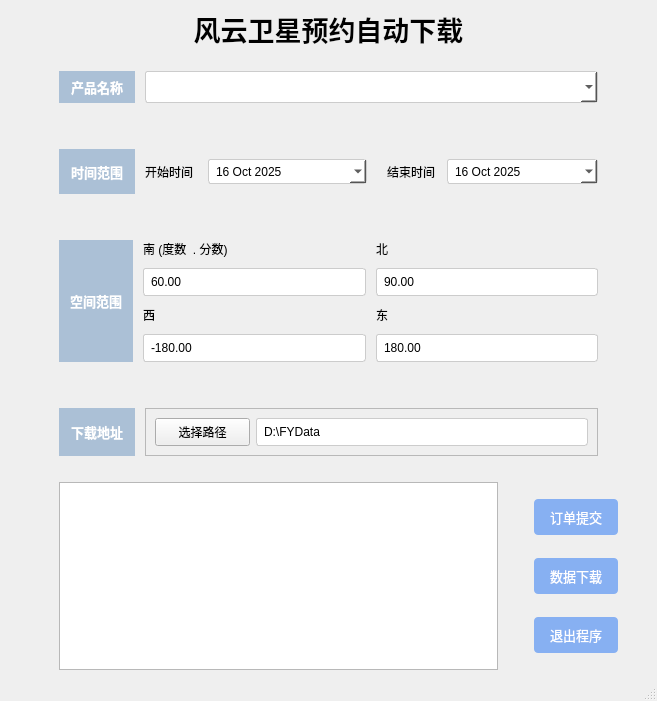
<?xml version="1.0" encoding="UTF-8"?>
<ui version="4.0">
 <class>MainWindow</class>
 <widget class="QMainWindow" name="MainWindow">
  <property name="geometry">
   <rect>
    <x>0</x>
    <y>0</y>
    <width>657</width>
    <height>701</height>
   </rect>
  </property>
  <property name="minimumSize">
   <size>
    <width>600</width>
    <height>400</height>
   </size>
  </property>
  <property name="windowTitle">
   <string>MainWindow</string>
  </property>
  <widget class="QWidget" name="centralwidget">
   <property name="styleSheet">
    <string notr="true"/>
   </property>
   <layout class="QGridLayout" name="gridLayout">
    <item row="0" column="0">
     <widget class="QLabel" name="FY_head">
      <property name="sizePolicy">
       <sizepolicy hsizetype="Expanding" vsizetype="Minimum">
        <horstretch>0</horstretch>
        <verstretch>0</verstretch>
       </sizepolicy>
      </property>
      <property name="minimumSize">
       <size>
        <width>200</width>
        <height>30</height>
       </size>
      </property>
      <property name="font">
       <font>
        <family>Agency FB</family>
        <pointsize>20</pointsize>
       </font>
      </property>
      <property name="layoutDirection">
       <enum>Qt::LeftToRight</enum>
      </property>
      <property name="text">
       <string>&lt;html&gt;&lt;head/&gt;&lt;body&gt;&lt;p&gt;&lt;span style=&quot; font-weight:600;&quot;&gt;风云卫星预约自动下载&lt;/span&gt;&lt;/p&gt;&lt;/body&gt;&lt;/html&gt;</string>
      </property>
      <property name="textFormat">
       <enum>Qt::RichText</enum>
      </property>
      <property name="alignment">
       <set>Qt::AlignCenter</set>
      </property>
     </widget>
    </item>
    <item row="1" column="0">
     <layout class="QHBoxLayout" name="horizontalLayout_9" stretch="1,6">
      <property name="spacing">
       <number>10</number>
      </property>
      <property name="leftMargin">
       <number>50</number>
      </property>
      <property name="topMargin">
       <number>20</number>
      </property>
      <property name="rightMargin">
       <number>50</number>
      </property>
      <property name="bottomMargin">
       <number>20</number>
      </property>
      <item>
       <widget class="QLabel" name="label">
        <property name="sizePolicy">
         <sizepolicy hsizetype="Expanding" vsizetype="Expanding">
          <horstretch>0</horstretch>
          <verstretch>0</verstretch>
         </sizepolicy>
        </property>
        <property name="styleSheet">
         <string notr="true">background-color: #abc0d6;  /* 浅蓝背景 */
color: white;  /* 白色文字 */
font-weight: bold;  /* 加粗 */
font-size: 10pt;  /* 字号 */
padding: 6px 0;  /* 上下内边距，让文字不贴边 */</string>
        </property>
        <property name="text">
         <string>产品名称</string>
        </property>
        <property name="alignment">
         <set>Qt::AlignCenter</set>
        </property>
       </widget>
      </item>
      <item>
       <widget class="QComboBox" name="comboBox">
        <property name="sizePolicy">
         <sizepolicy hsizetype="Expanding" vsizetype="Expanding">
          <horstretch>0</horstretch>
          <verstretch>0</verstretch>
         </sizepolicy>
        </property>
        <property name="styleSheet">
         <string notr="true">border: 1px solid #CCCCCC;  /* 浅灰边框 */
border-radius: 3px;  /* 圆角 */
padding: 5px;  /* 内边距，文字不贴边 */
background-color: white;</string>
        </property>
       </widget>
      </item>
     </layout>
    </item>
    <item row="2" column="0">
     <layout class="QHBoxLayout" name="horizontalLayout_7" stretch="1,6">
      <property name="spacing">
       <number>10</number>
      </property>
      <property name="leftMargin">
       <number>50</number>
      </property>
      <property name="topMargin">
       <number>20</number>
      </property>
      <property name="rightMargin">
       <number>50</number>
      </property>
      <property name="bottomMargin">
       <number>20</number>
      </property>
      <item>
       <widget class="QLabel" name="label_2">
        <property name="sizePolicy">
         <sizepolicy hsizetype="Expanding" vsizetype="Expanding">
          <horstretch>0</horstretch>
          <verstretch>0</verstretch>
         </sizepolicy>
        </property>
        <property name="styleSheet">
         <string notr="true">background-color: #abc0d6;  /* 浅蓝背景 */
color: white;  /* 白色文字 */
font-weight: bold;  /* 加粗 */
font-size: 10pt;  /* 字号 */
padding: 6px 0;  /* 上下内边距，让文字不贴边 */</string>
        </property>
        <property name="text">
         <string>时间范围</string>
        </property>
        <property name="alignment">
         <set>Qt::AlignCenter</set>
        </property>
       </widget>
      </item>
      <item>
       <layout class="QHBoxLayout" name="horizontalLayout_6">
        <item>
         <layout class="QHBoxLayout" name="horizontalLayout_4" stretch="1,3">
          <property name="topMargin">
           <number>10</number>
          </property>
          <property name="bottomMargin">
           <number>10</number>
          </property>
          <item>
           <widget class="QLabel" name="label_10">
            <property name="sizePolicy">
             <sizepolicy hsizetype="Expanding" vsizetype="Expanding">
              <horstretch>0</horstretch>
              <verstretch>0</verstretch>
             </sizepolicy>
            </property>
            <property name="minimumSize">
             <size>
              <width>1</width>
              <height>1</height>
             </size>
            </property>
            <property name="text">
             <string>开始时间</string>
            </property>
           </widget>
          </item>
          <item>
           <widget class="QDateEdit" name="dateEdit_2">
            <property name="sizePolicy">
             <sizepolicy hsizetype="Expanding" vsizetype="Expanding">
              <horstretch>0</horstretch>
              <verstretch>0</verstretch>
             </sizepolicy>
            </property>
            <property name="minimumSize">
             <size>
              <width>1</width>
              <height>1</height>
             </size>
            </property>
            <property name="styleSheet">
             <string notr="true">border: 1px solid #CCCCCC;  /* 浅灰边框 */
border-radius: 3px;  /* 圆角 */
padding: 5px;  /* 内边距，文字不贴边 */
background-color: white;</string>
            </property>
            <property name="dateTime">
             <datetime>
              <hour>0</hour>
              <minute>0</minute>
              <second>0</second>
              <year>2025</year>
              <month>10</month>
              <day>16</day>
             </datetime>
            </property>
            <property name="calendarPopup">
             <bool>true</bool>
            </property>
           </widget>
          </item>
         </layout>
        </item>
        <item>
         <layout class="QHBoxLayout" name="horizontalLayout_5" stretch="1,3">
          <property name="leftMargin">
           <number>10</number>
          </property>
          <property name="topMargin">
           <number>10</number>
          </property>
          <property name="bottomMargin">
           <number>10</number>
          </property>
          <item>
           <widget class="QLabel" name="label_11">
            <property name="sizePolicy">
             <sizepolicy hsizetype="Expanding" vsizetype="Expanding">
              <horstretch>0</horstretch>
              <verstretch>0</verstretch>
             </sizepolicy>
            </property>
            <property name="minimumSize">
             <size>
              <width>1</width>
              <height>1</height>
             </size>
            </property>
            <property name="text">
             <string>结束时间</string>
            </property>
           </widget>
          </item>
          <item>
           <widget class="QDateEdit" name="dateEdit">
            <property name="sizePolicy">
             <sizepolicy hsizetype="Expanding" vsizetype="Expanding">
              <horstretch>0</horstretch>
              <verstretch>0</verstretch>
             </sizepolicy>
            </property>
            <property name="minimumSize">
             <size>
              <width>1</width>
              <height>1</height>
             </size>
            </property>
            <property name="styleSheet">
             <string notr="true">border: 1px solid #CCCCCC;  /* 浅灰边框 */
border-radius: 3px;  /* 圆角 */
padding: 5px;  /* 内边距，文字不贴边 */
background-color: white;</string>
            </property>
            <property name="dateTime">
             <datetime>
              <hour>0</hour>
              <minute>0</minute>
              <second>0</second>
              <year>2025</year>
              <month>10</month>
              <day>16</day>
             </datetime>
            </property>
            <property name="calendarPopup">
             <bool>true</bool>
            </property>
           </widget>
          </item>
         </layout>
        </item>
       </layout>
      </item>
     </layout>
    </item>
    <item row="3" column="0">
     <layout class="QHBoxLayout" name="horizontalLayout_8" stretch="1,3,3">
      <property name="spacing">
       <number>10</number>
      </property>
      <property name="leftMargin">
       <number>50</number>
      </property>
      <property name="topMargin">
       <number>20</number>
      </property>
      <property name="rightMargin">
       <number>50</number>
      </property>
      <property name="bottomMargin">
       <number>20</number>
      </property>
      <item>
       <widget class="QLabel" name="label_3">
        <property name="sizePolicy">
         <sizepolicy hsizetype="Expanding" vsizetype="Expanding">
          <horstretch>1</horstretch>
          <verstretch>0</verstretch>
         </sizepolicy>
        </property>
        <property name="styleSheet">
         <string notr="true">background-color:#abc0d6;  /* 浅蓝背景 */
color: white;  /* 白色文字 */
font-weight: bold;  /* 加粗 */
font-size: 10pt;  /* 字号 */
padding: 6px 0;  /* 上下内边距，让文字不贴边 */</string>
        </property>
        <property name="text">
         <string>空间范围</string>
        </property>
        <property name="alignment">
         <set>Qt::AlignCenter</set>
        </property>
       </widget>
      </item>
      <item>
       <layout class="QVBoxLayout" name="verticalLayout">
        <item>
         <widget class="QLabel" name="label_6">
          <property name="text">
           <string>南 (度数  . 分数)</string>
          </property>
         </widget>
        </item>
        <item>
         <widget class="QLineEdit" name="lineEdit_2">
          <property name="sizePolicy">
           <sizepolicy hsizetype="Expanding" vsizetype="Expanding">
            <horstretch>0</horstretch>
            <verstretch>0</verstretch>
           </sizepolicy>
          </property>
          <property name="styleSheet">
           <string notr="true">border: 1px solid #CCCCCC;  /* 浅灰边框 */
border-radius: 3px;  /* 圆角 */
padding: 5px;  /* 内边距，文字不贴边 */
background-color: white;</string>
          </property>
          <property name="text">
           <string>60.00</string>
          </property>
         </widget>
        </item>
        <item>
         <widget class="QLabel" name="label_7">
          <property name="text">
           <string>西</string>
          </property>
         </widget>
        </item>
        <item>
         <widget class="QLineEdit" name="lineEdit_5">
          <property name="sizePolicy">
           <sizepolicy hsizetype="Expanding" vsizetype="Expanding">
            <horstretch>0</horstretch>
            <verstretch>0</verstretch>
           </sizepolicy>
          </property>
          <property name="styleSheet">
           <string notr="true">border: 1px solid #CCCCCC;  /* 浅灰边框 */
border-radius: 3px;  /* 圆角 */
padding: 5px;  /* 内边距，文字不贴边 */
background-color: white;</string>
          </property>
          <property name="text">
           <string>-180.00</string>
          </property>
         </widget>
        </item>
       </layout>
      </item>
      <item>
       <layout class="QVBoxLayout" name="verticalLayout_2" stretch="0,0,0,0">
        <item>
         <widget class="QLabel" name="label_8">
          <property name="text">
           <string>北</string>
          </property>
         </widget>
        </item>
        <item>
         <widget class="QLineEdit" name="lineEdit_6">
          <property name="sizePolicy">
           <sizepolicy hsizetype="Expanding" vsizetype="Expanding">
            <horstretch>0</horstretch>
            <verstretch>0</verstretch>
           </sizepolicy>
          </property>
          <property name="styleSheet">
           <string notr="true">border: 1px solid #CCCCCC;  /* 浅灰边框 */
border-radius: 3px;  /* 圆角 */
padding: 5px;  /* 内边距，文字不贴边 */
background-color: white;</string>
          </property>
          <property name="text">
           <string>90.00</string>
          </property>
         </widget>
        </item>
        <item>
         <widget class="QLabel" name="label_9">
          <property name="text">
           <string>东</string>
          </property>
         </widget>
        </item>
        <item>
         <widget class="QLineEdit" name="lineEdit_7">
          <property name="sizePolicy">
           <sizepolicy hsizetype="Expanding" vsizetype="Expanding">
            <horstretch>0</horstretch>
            <verstretch>0</verstretch>
           </sizepolicy>
          </property>
          <property name="styleSheet">
           <string notr="true">border: 1px solid #CCCCCC;  /* 浅灰边框 */
border-radius: 3px;  /* 圆角 */
padding: 5px;  /* 内边距，文字不贴边 */
background-color: white;</string>
          </property>
          <property name="text">
           <string>180.00</string>
          </property>
         </widget>
        </item>
       </layout>
      </item>
     </layout>
    </item>
    <item row="4" column="0">
     <layout class="QHBoxLayout" name="horizontalLayout_2" stretch="1,6">
      <property name="spacing">
       <number>10</number>
      </property>
      <property name="leftMargin">
       <number>50</number>
      </property>
      <property name="topMargin">
       <number>20</number>
      </property>
      <property name="rightMargin">
       <number>50</number>
      </property>
      <property name="bottomMargin">
       <number>20</number>
      </property>
      <item>
       <widget class="QLabel" name="label_5">
        <property name="sizePolicy">
         <sizepolicy hsizetype="Expanding" vsizetype="Expanding">
          <horstretch>0</horstretch>
          <verstretch>0</verstretch>
         </sizepolicy>
        </property>
        <property name="minimumSize">
         <size>
          <width>1</width>
          <height>1</height>
         </size>
        </property>
        <property name="styleSheet">
         <string notr="true">background-color: #abc0d6;  /* 浅蓝背景 */
color: white;  /* 白色文字 */
font-weight: bold;  /* 加粗 */
font-size: 10pt;  /* 字号 */
padding: 6px 0;  /* 上下内边距，让文字不贴边 */</string>
        </property>
        <property name="text">
         <string>下载地址</string>
        </property>
        <property name="alignment">
         <set>Qt::AlignCenter</set>
        </property>
       </widget>
      </item>
      <item>
       <layout class="QHBoxLayout" name="horizontalLayout_3" stretch="0">
        <item>
         <widget class="QFrame" name="frame">
          <property name="sizePolicy">
           <sizepolicy hsizetype="Expanding" vsizetype="Expanding">
            <horstretch>0</horstretch>
            <verstretch>0</verstretch>
           </sizepolicy>
          </property>
          <property name="frameShape">
           <enum>QFrame::StyledPanel</enum>
          </property>
          <property name="frameShadow">
           <enum>QFrame::Raised</enum>
          </property>
          <property name="lineWidth">
           <number>1</number>
          </property>
          <layout class="QHBoxLayout" name="horizontalLayout" stretch="2,7">
           <property name="leftMargin">
            <number>9</number>
           </property>
           <item>
            <widget class="QPushButton" name="pushButton_3">
             <property name="enabled">
              <bool>true</bool>
             </property>
             <property name="sizePolicy">
              <sizepolicy hsizetype="Expanding" vsizetype="Expanding">
               <horstretch>0</horstretch>
               <verstretch>0</verstretch>
              </sizepolicy>
             </property>
             <property name="minimumSize">
              <size>
               <width>1</width>
               <height>1</height>
              </size>
             </property>
             <property name="text">
              <string>选择路径</string>
             </property>
            </widget>
           </item>
           <item>
            <widget class="QLineEdit" name="lineEdit">
             <property name="sizePolicy">
              <sizepolicy hsizetype="Expanding" vsizetype="Expanding">
               <horstretch>0</horstretch>
               <verstretch>0</verstretch>
              </sizepolicy>
             </property>
             <property name="styleSheet">
              <string notr="true">border: 1px solid #CCCCCC;  /* 浅灰边框 */
border-radius: 3px;  /* 圆角 */
padding: 5px;  /* 内边距，文字不贴边 */
background-color: white;</string>
             </property>
             <property name="text">
              <string>D:\FYData</string>
             </property>
            </widget>
           </item>
          </layout>
         </widget>
        </item>
       </layout>
      </item>
     </layout>
    </item>
    <item row="5" column="0">
     <layout class="QHBoxLayout" name="horizontalLayout_10">
      <property name="leftMargin">
       <number>50</number>
      </property>
      <item>
       <widget class="QTextEdit" name="textEdit"/>
      </item>
      <item>
       <layout class="QVBoxLayout" name="verticalLayout_3">
        <property name="leftMargin">
         <number>30</number>
        </property>
        <property name="rightMargin">
         <number>30</number>
        </property>
        <item>
         <widget class="QPushButton" name="pushButton_2">
          <property name="styleSheet">
           <string notr="true">QPushButton {
    background-color: #87b0f2;  /* 按钮背景色（比左侧标签深一点） */
    color: white;  /* 文字白色 */
    border: none;  /* 无边框 */
    border-radius: 4px;  /* 圆角 */
    padding: 8px 16px;  /* 内边距，按钮更饱满 */
    font-size: 10pt;
    minimum-height: 40px;  /* 按钮最小高度 */
}
/* 鼠标悬停时加深颜色 */
QPushButton:hover {
    background-color: #5A90C0;
}
/* 点击时更暗，模拟按压 */
QPushButton:pressed {
    background-color: #4A80B0;
    transform: translateY(1px);  /* 轻微下移1px */
}</string>
          </property>
          <property name="text">
           <string>订单提交</string>
          </property>
         </widget>
        </item>
        <item>
         <widget class="QPushButton" name="submit">
          <property name="styleSheet">
           <string notr="true">QPushButton {
    background-color: #87b0f2;  /* 按钮背景色（比左侧标签深一点） */
    color: white;  /* 文字白色 */
    border: none;  /* 无边框 */
    border-radius: 4px;  /* 圆角 */
    padding: 8px 16px;  /* 内边距，按钮更饱满 */
    font-size: 10pt;
    minimum-height: 40px;  /* 按钮最小高度 */
}
/* 鼠标悬停时加深颜色 */
QPushButton:hover {
    background-color: #5A90C0;
}
/* 点击时更暗，模拟按压 */
QPushButton:pressed {
    background-color: #4A80B0;
    transform: translateY(1px);  /* 轻微下移1px */
}</string>
          </property>
          <property name="text">
           <string>数据下载</string>
          </property>
         </widget>
        </item>
        <item>
         <widget class="QPushButton" name="pushButton">
          <property name="styleSheet">
           <string notr="true">QPushButton {
    background-color: #87b0f2;  /* 按钮背景色（比左侧标签深一点） */
    color: white;  /* 文字白色 */
    border: none;  /* 无边框 */
    border-radius: 4px;  /* 圆角 */
    padding: 8px 16px;  /* 内边距，按钮更饱满 */
    font-size: 10pt;
    minimum-height: 40px;  /* 按钮最小高度 */
}
/* 鼠标悬停时加深颜色 */
QPushButton:hover {
    background-color: #5A90C0;
}
/* 点击时更暗，模拟按压 */
QPushButton:pressed {
    background-color: #4A80B0;
    transform: translateY(1px);  /* 轻微下移1px */
}</string>
          </property>
          <property name="text">
           <string>退出程序</string>
          </property>
         </widget>
        </item>
       </layout>
      </item>
     </layout>
    </item>
   </layout>
  </widget>
  <widget class="QStatusBar" name="statusbar"/>
  <widget class="QMenuBar" name="menuBar">
   <property name="geometry">
    <rect>
     <x>0</x>
     <y>0</y>
     <width>657</width>
     <height>22</height>
    </rect>
   </property>
  </widget>
 </widget>
 <tabstops>
  <tabstop>comboBox</tabstop>
  <tabstop>submit</tabstop>
 </tabstops>
 <resources/>
 <connections>
  <connection>
   <sender>pushButton</sender>
   <signal>clicked()</signal>
   <receiver>MainWindow</receiver>
   <slot>close()</slot>
   <hints>
    <hint type="sourcelabel">
     <x>448</x>
     <y>438</y>
    </hint>
    <hint type="destinationlabel">
     <x>383</x>
     <y>446</y>
    </hint>
   </hints>
  </connection>
 </connections>
</ui>
